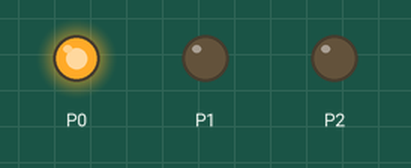
The program below on a simulated BBC micro:bit running MicroPython. Shown: output pins drawn as LEDs (lit = HIGH).

Above: at 0.5 s.
At 1.5 s:
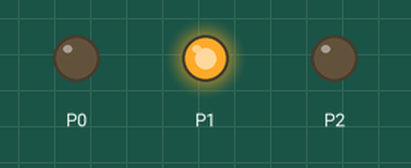
At 5.5 s:
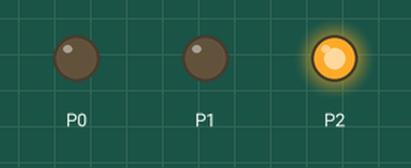
Timing chart, 0 to 6.9 s (numbered marks = the images above):
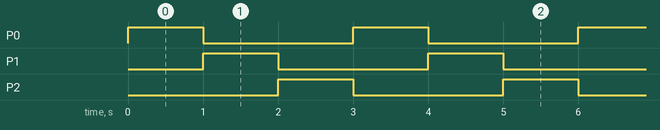

The program:

flash_three_led.py
```python
from microbit import *

while True:
    # Turn pin0 on
    pin0.write_digital(1)
    sleep(1000)
    # Turn pin0 off
    pin0.write_digital(0)
    # Turn pin1 on
    pin1.write_digital(1)
    sleep(1000)
    # Turn pin1 off
    pin1.write_digital(0)
    # Turn pin2 on
    pin2.write_digital(1)
    sleep(1000)
    # Turn pin0 off
    pin2.write_digital(0)
```

Measured:
- by itself, P0–2: alternates HIGH for 1.0 s and LOW for 2.0 s
